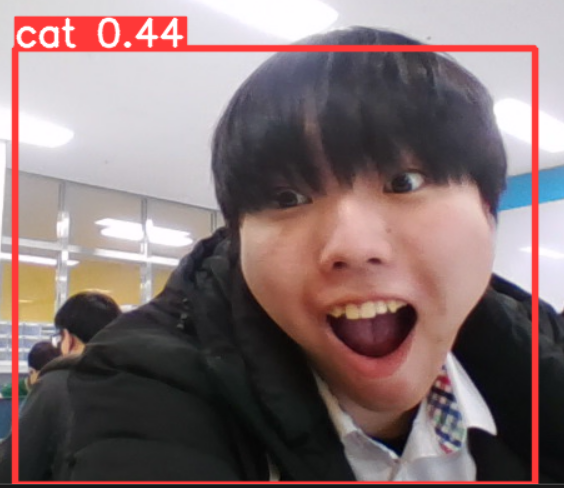
#> input picture image.jpg, 564 x 488 px
$ python '0313(2).py'
#> lines starting #> are read from the running program, lines starting #| are printed output that depends on the picture; after the words box and inside, x2 and y2 are one past the last pixel; in counts of white or black regions, pixels touching at a corner belong together
import numpy as np
import cv2 as cv
import glob
from matplotlib import pyplot as plt

img = cv.imread('image.jpg', cv.IMREAD_GRAYSCALE)
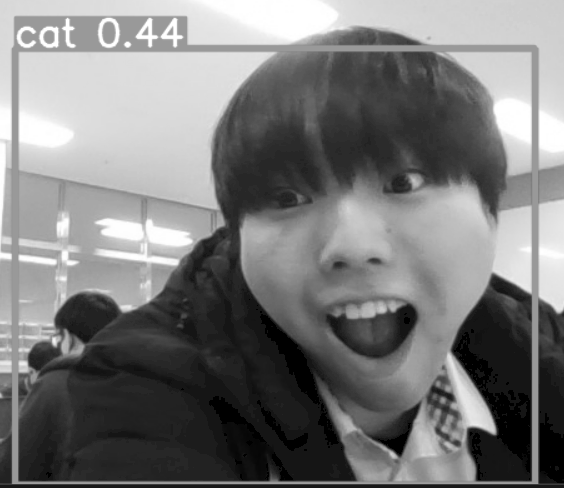
#> img: shape (488, 564); min 0, max 255, mean 122
assert img is not None, 'file could not be read, check with os.path.exists()'

ret, thresh1 = cv.threshold(img, 127, 255, cv.THRESH_BINARY)
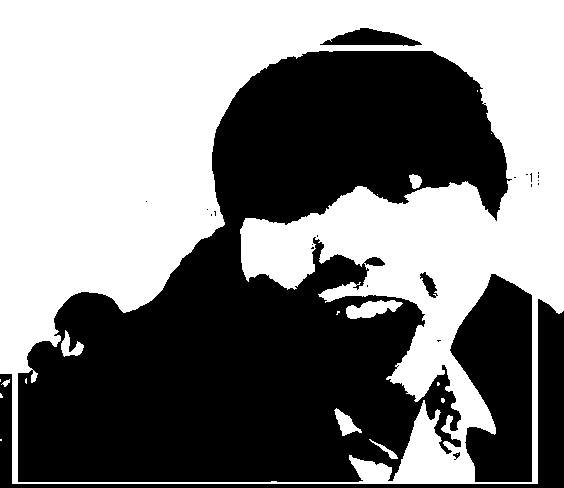
#> thresh1: shape (488, 564); 50.3% white; 23 black regions (17 under 20 px), largest, box (x1, y1, x2, y2) and area: (18, 51, 512, 482) 115276, (450, 274, 532, 482) 12018, (0, 299, 564, 488) 8131, (320, 28, 422, 46) 1064, (420, 272, 438, 298) 213, (453, 452, 460, 460) 27
ret, thresh2 = cv.threshold(img, 127, 255, cv.THRESH_BINARY_INV)
ret, thresh3 = cv.threshold(img, 127, 255, cv.THRESH_TRUNC)
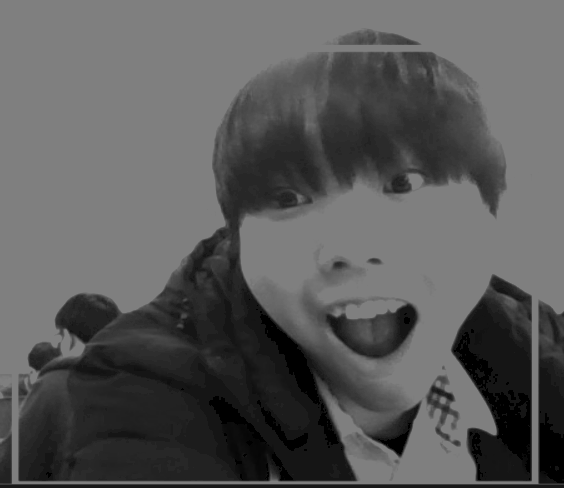
#> thresh3: shape (488, 564); min 0, max 127, mean 89.5
ret, thresh4 = cv.threshold(img, 127, 255, cv.THRESH_TOZERO)
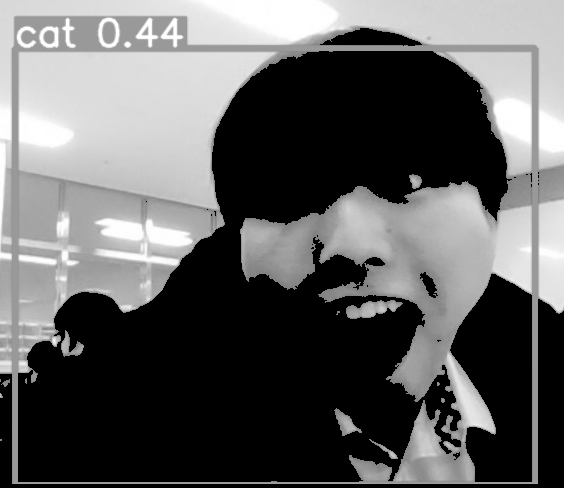
#> thresh4: shape (488, 564); min 0, max 255, mean 96.4
ret, thresh5 = cv.threshold(img, 127, 255, cv.THRESH_TOZERO_INV)
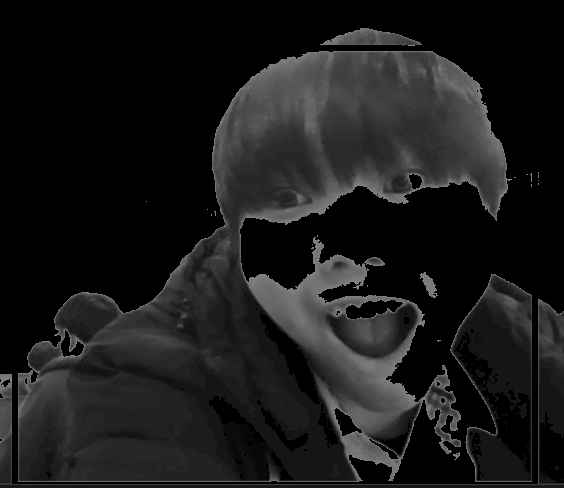
#> thresh5: shape (488, 564); min 0, max 127, mean 25.6

titles = ['Original Image', 'BINARY', 'BINARY_INV', 'TRUNC', 'TOZERO', 'TOZERO_INV']

images = [img, thresh1, thresh2, thresh3, thresh4, thresh5]
for i in range(6):
    plt.subplot(2, 3, i+1), plt.imshow(images[i], 'gray', vmin=0, vmax=255)
    plt.title(titles[i])
    plt.xticks([]), plt.yticks([])
plt.show()

$ run again, with road.jpg copied over image.jpg
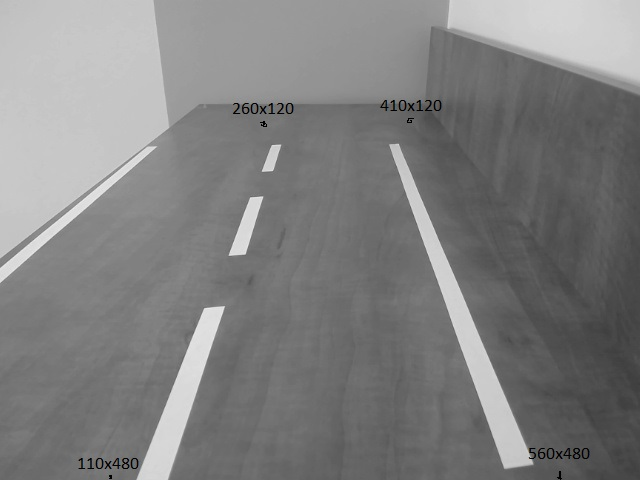
#> input picture road.jpg, 640 x 480 px
#> `ret, thresh1 = cv.threshold(img, 127, 255, cv.THRESH_BINARY)`:
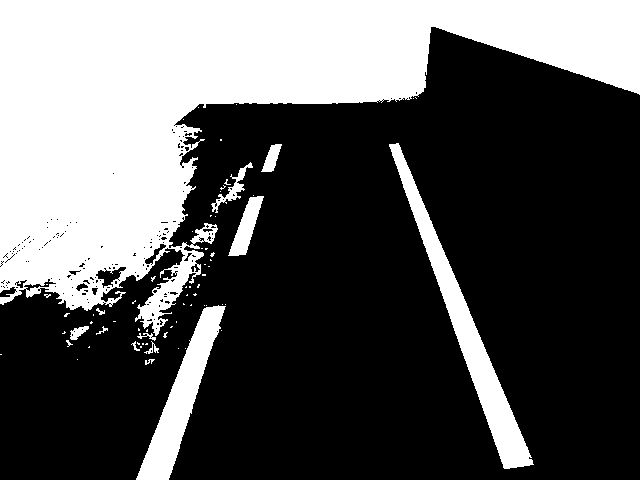
#> thresh1: shape (480, 640); 34.5% white; 69 white regions (55 under 20 px), largest, box (x1, y1, x2, y2) and area: (0, 0, 640, 336) 91975, (389, 143, 534, 469) 6892, (136, 305, 226, 480) 4746
#> `ret, thresh5 = cv.threshold(img, 127, 255, cv.THRESH_TOZERO_INV)`:
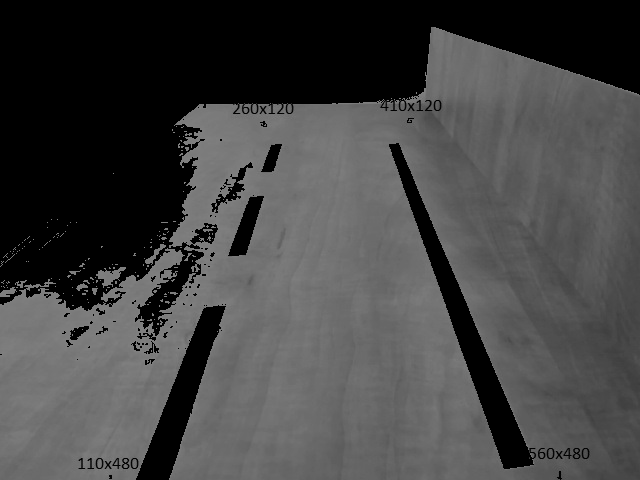
#> thresh5: shape (480, 640); min 0, max 127, mean 67.9
